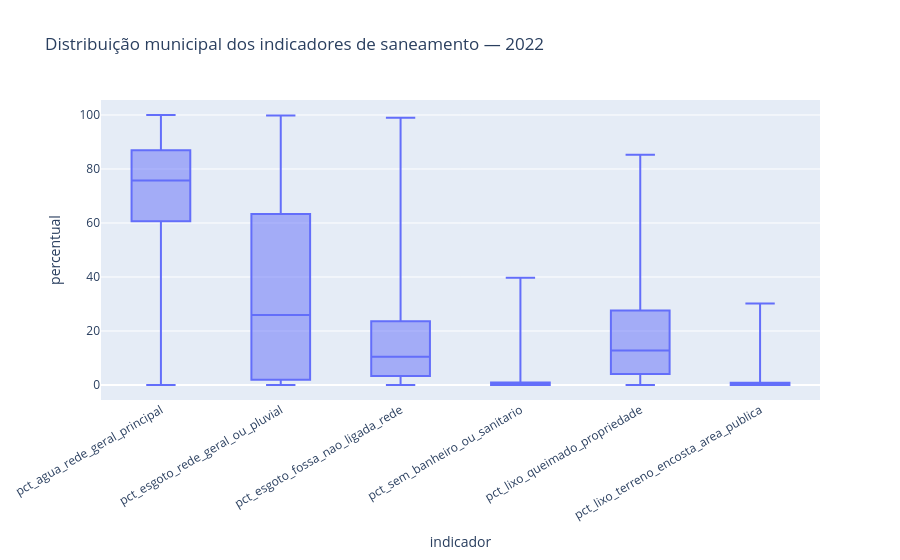

Notebook source saved alongside this figure:
### Code cell
grafico_2022 = saneamento_2022.select(indicadores_2022).unpivot(
    variable_name='indicador', value_name='percentual'
).to_pandas()
px.box(
    grafico_2022, x='indicador', y='percentual', points=False,
    title='Distribuição municipal dos indicadores de saneamento — 2022',
).update_layout(xaxis_tickangle=-30)

### Figure 1 — Plotly figure (JSON) as saved in the notebook; plotly's stock layout.template omitted (floating-point values rounded to 4 significant figures; data arrays with more than 128 entries replaced by an {"elided": "..."} marker saying what was removed)
{"data": [{"alignmentgroup": "True", "boxpoints": false, "hovertemplate": "indicador=%{x}<br>percentual=%{y}<extra></extra>", "legendgroup": "", "marker": {"color": "#636efa"}, "name": "", "notched": false, "offsetgroup": "", "orientation": "v", "showlegend": false, "type": "box", "x": {"elided": "33420 str values"}, "x0": " ", "xaxis": "x", "y": {"elided": "33420 float values"}, "y0": " ", "yaxis": "y"}], "layout": {"boxmode": "group", "legend": {"tracegroupgap": 0}, "title": {"text": "Distribuição municipal dos indicadores de saneamento — 2022"}, "xaxis": {"anchor": "y", "domain": [0, 1], "tickangle": -30, "title": {"text": "indicador"}}, "yaxis": {"anchor": "x", "domain": [0, 1], "title": {"text": "percentual"}}}}
